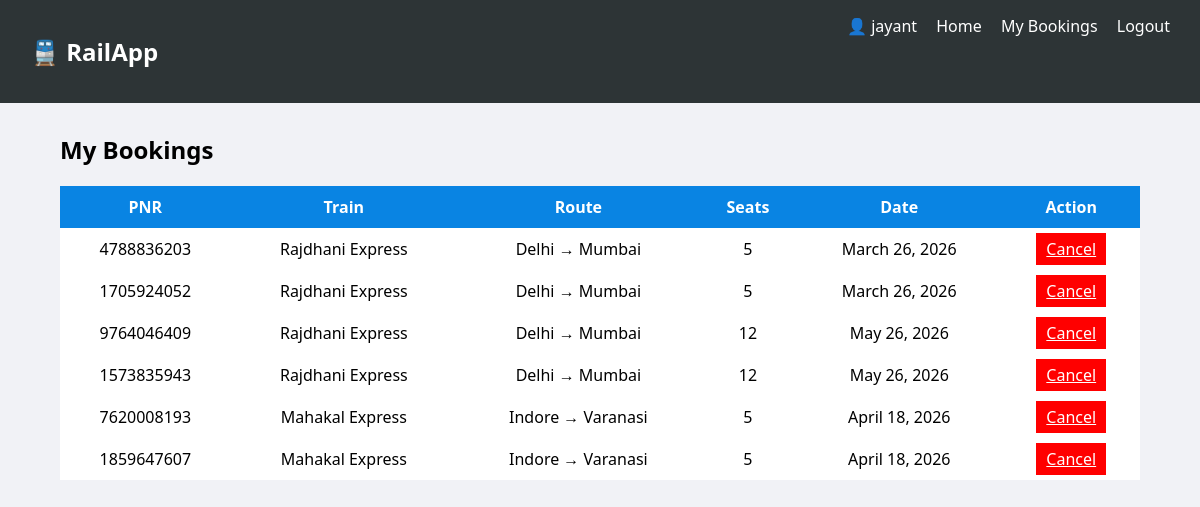
/my-bookings/ (signed in), run on the app's committed database.
### bookings/models.py (models this page shows, shortened)
class Booking(models.Model):
    user = models.ForeignKey(User, on_delete=models.CASCADE)
    train = models.ForeignKey(Train, on_delete=models.CASCADE)
    seats_booked = models.IntegerField()
    journey_date = models.DateField()
    created_at = models.DateTimeField(auto_now_add=True)
    pnr = models.CharField(max_length=10, unique=True, blank=True)
    payment_status = models.CharField(max_length=20, default="PENDING")  # PENDING or PAID

### trains/models.py (models this page shows, shortened)
class Train(models.Model):
    name = models.CharField(max_length=100)
    number = models.CharField(max_length=10)
    source = models.CharField(max_length=100)
    destination = models.CharField(max_length=100)
    total_seats = models.IntegerField()

### bookings/views.py (the view)
# urls.py: path('my-bookings/', views.booking_history, name='booking_history'),
@login_required
def booking_history(request):
    bookings = Booking.objects.filter(user=request.user).order_by('-created_at')
    return render(request, 'booking_history.html', {'bookings': bookings})

### bookings/templates/booking_history.html (shortened to what this page needs)
<!DOCTYPE html>
<html>
<head>
</head>
<body>
<div class="navbar">
    <h2>🚆 RailApp</h2>
    <div>
        👤 {{ request.user.username }}
        <a href="/">Home</a>
        <a href="/my-bookings/">My Bookings</a>
        <a href="/logout/">Logout</a>
    </div>
</div>
<div class="container">
    <h2>My Bookings</h2>
    <table>
        <tr>
            <th>PNR</th>
            <th>Train</th>
            <th>Route</th>
            <th>Seats</th>
            <th>Date</th>
            <th>Action</th>
        </tr>
        {% for booking in bookings %}
        <tr>
            <td>{{ booking.pnr }}</td>
            <td>{{ booking.train.name }}</td>
            <td>{{ booking.train.source }} → {{ booking.train.destination }}</td>
            <td>{{ booking.seats_booked }}</td>
            <td>{{ booking.journey_date }}</td>
            <td>
                <a href="/cancel/{{ booking.id }}/" class="cancel">Cancel</a>
            </td>
        </tr>
        {% endfor %}
    </table>
</div>
</body>
</html>

### bookings/templates/booking_history.html (style rules this page uses)
body { margin: 0; font-family: 'Segoe UI'; background: #f1f2f6; }
.navbar { display: flex; justify-content: space-between; background: #2d3436; padding: 15px 30px; color: white; }
.navbar a { color: white; margin-left: 15px; text-decoration: none; }
.container { width: 90%; margin: auto; margin-top: 30px; }
table { width: 100%; background: white; border-collapse: collapse; }
th { background: #0984e3; color: white; }
td, th { padding: 10px; text-align: center; }
.cancel { background: red; color: white; padding: 5px 10px; }

### data on the page
Booking: pnr "4788836203", train.name "Rajdhani Express", train.source "Delhi", train.destination "Mumbai", seats_booked "5", journey_date "March 26, 2026"
Booking: pnr "1705924052", train.name "Rajdhani Express", train.source "Delhi", train.destination "Mumbai", seats_booked "5", journey_date "March 26, 2026"
Booking: pnr "9764046409", train.name "Rajdhani Express", train.source "Delhi", train.destination "Mumbai", seats_booked "12", journey_date "May 26, 2026"
Booking: pnr "1573835943", train.name "Rajdhani Express", train.source "Delhi", train.destination "Mumbai", seats_booked "12", journey_date "May 26, 2026"
Booking: pnr "7620008193", train.name "Mahakal Express", train.source "Indore", train.destination "Varanasi", seats_booked "5", journey_date "April 18, 2026"
Booking: pnr "1859647607", train.name "Mahakal Express", train.source "Indore", train.destination "Varanasi", seats_booked "5", journey_date "April 18, 2026"

### other printed values
{{ request.user.username }} "jayant"
